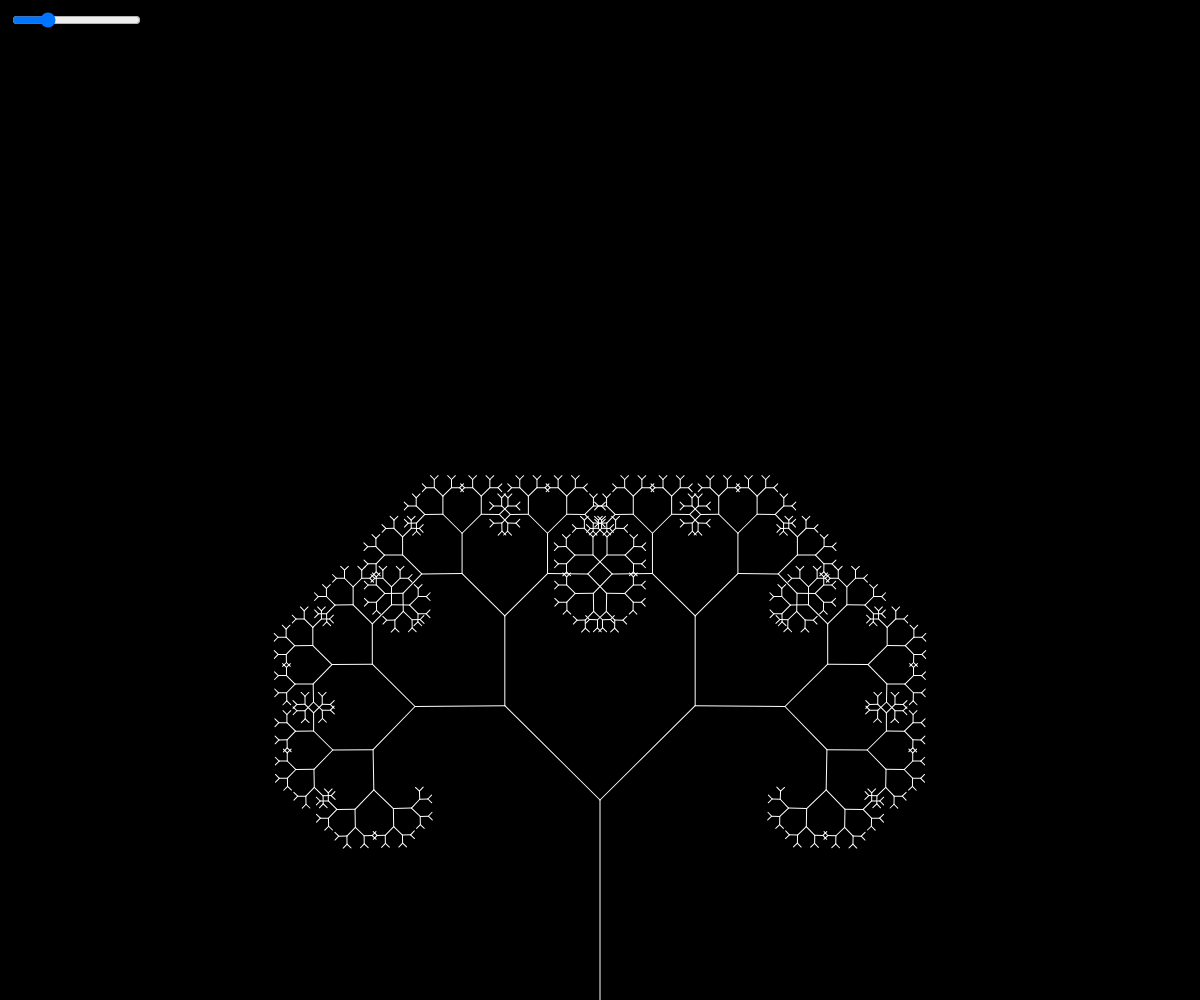
Frame 1 (no input)
Frame 60 (no input): identical to frame 1, image omitted
Frame 120 (the mouse pressed at the canvas centre since frame 60): identical to frame 1, image omitted

The p5.js sketch that drew this single still picture (run headless with seeded random() and noise() and a simulated clock; from frame 60 on, the mouse is pressed at the canvas centre):

// p5.js sketch
// ── sketch.js
let slider;

function setup() {
  createCanvas(windowWidth, windowHeight);

  // Slider to determine the angle
  slider = createSlider(0, PI, PI/4, 0.01);
  slider.position(10, 10);
}

function draw() {
  background(0);
  stroke(255);

  // cantor(width - (width - 50), height/2, width - (width - (width - 50)) * 2);
  // squareFractal(width - (width - 50), height/2, width - (width - (width - 50)), height/2);
  
  translate(width / 2, height);
  fractalTree(200);
}

function cantor(x, y, length) {
  let parts = 3;
  if (length > 1) {
    line(x, y, x + length, y);

    y += 10;
    cantor(x, y, length/parts);
    cantor(x + length*(parts-1)/parts, y, length/parts);
  }
}

function squareFractal(x1, y1, x2, y2) {
  
  line(x1,y1,x2,y2);
  
  let dx = x2-x1;
  let dy = y2-y1;
  
  if (dx == 0 && dy > 4) {
    squareFractal(x1-dy/3,y1,x1+dy/3,y1);
    squareFractal(x1-dy/3,y2,x1+dy/3,y2);
  } else if (dy == 0 && dx > 4) {
    squareFractal(x1,y1-dx/3,x1,y1+dx/3);
    squareFractal(x2,y1-dx/3,x2,y1+dx/3);
  }
}

function fractalTree(length) {
  let angle = slider.value(); // Value from the slider

  // Trunk of the tree
  line(0, 0, 0, -length);

  if (length > 6) {
    // Right branch
    push();
    translate(0, -length);
    rotate(angle);
    fractalTree(length * 0.67);
    pop();

    // Left branch
    push();
    translate(0, -length);
    rotate(-angle);
    fractalTree(length * 0.67);
    pop();
  }
}

function sierpinskiTriangle(x, y, l) {
  // Base triangle 
  triangle(x, y, x + l, y, x + l / 2, y - l);

  // Recursion to draw the next generation
  if (l > 5) {
    sierpinskiTriangle(x, y, l / 2);
    sierpinskiTriangle(x + l/2, y, l/2);
    sierpinskiTriangle(x + l/4, y - l/2, l/2)
  }
}

function sierpinskiChaos(x1, y1, x2, y2, x3, y3) {
  // Corners of the triangle
  let p1 = {
    x: x1,
    y: y1
  },
  p2 = {
    x: x2,
    y: y2
  },
  p3 = {
    x: x3,
    y: y3
  };

  let corners = [p1, p2, p3];

  noFill();
  stroke(255);
  triangle(x1, y1, x2, y2, x3, y3);

  // Get a random point inside the triangle
  let p = {
    x: random(x1, x2),
    y: random(y3, y1)
  };

  // Draw the point
  stroke(255);
  point(p.x, p.y);

  // Draw the next generation
  for (let i = 0; i < 10000; i++) {
    let nextCorner = random(corners);
    p.x = (p.x + nextCorner.x) / 2;
    p.y = (p.y + nextCorner.y) / 2;
    point(p.x, p.y);
  }
}
